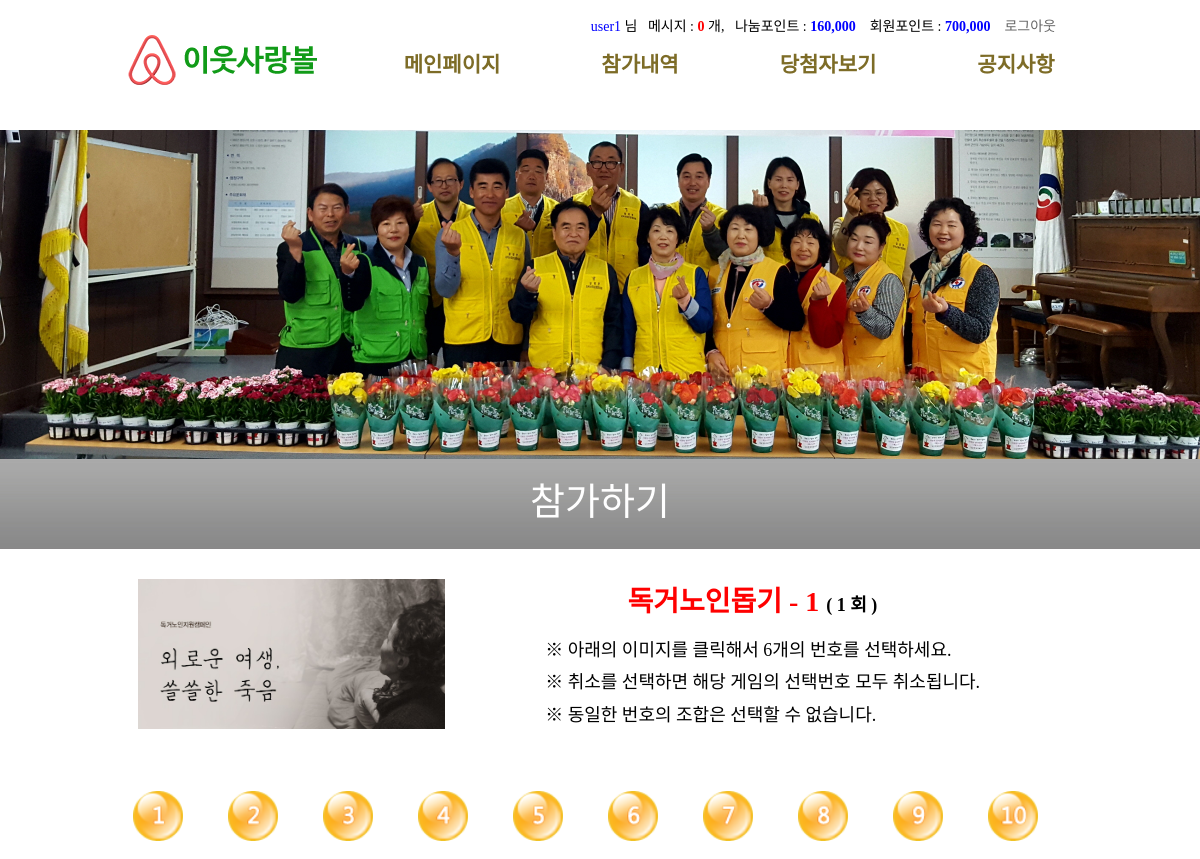
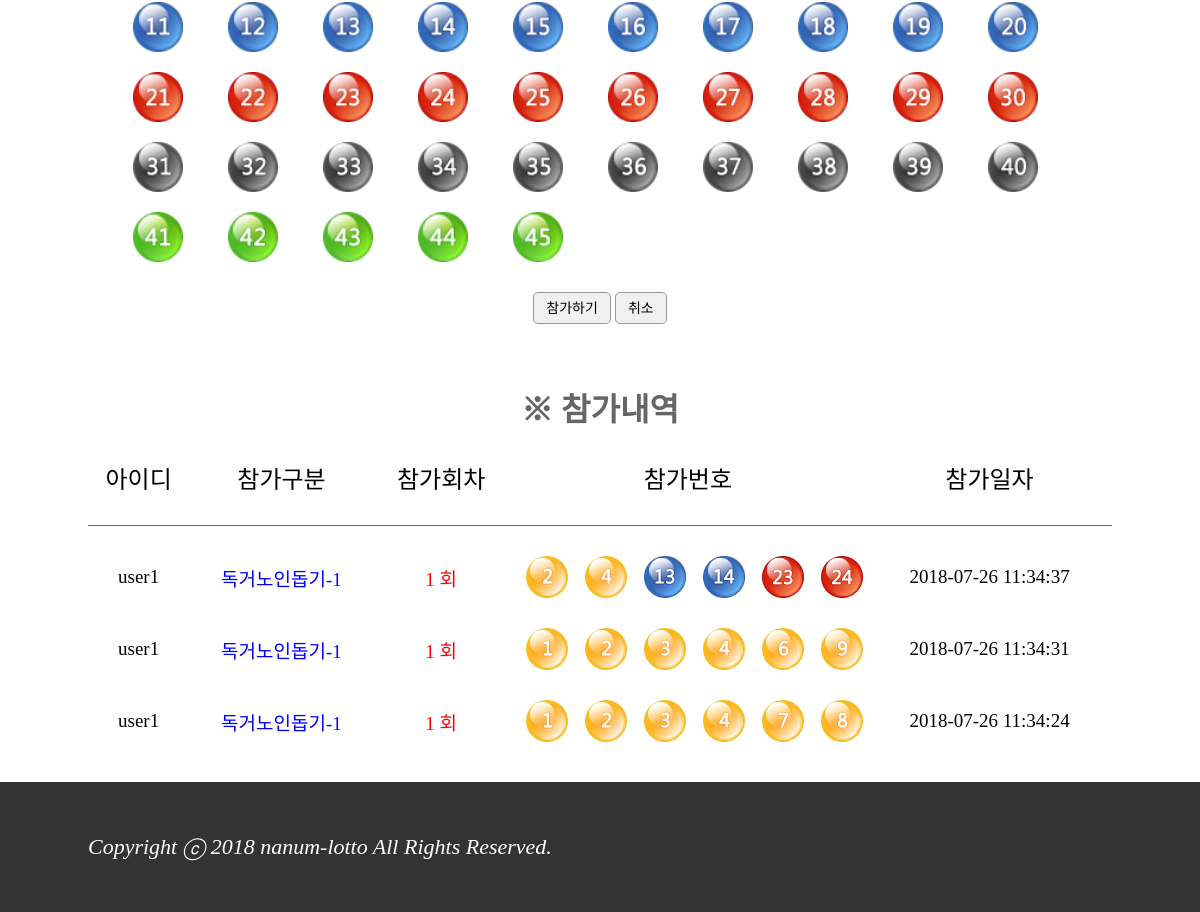
Page /page/lotto.php?idx=3 (signed in) on the committed database (2 pictures, top to bottom).
### tables this page shows
CREATE TABLE `member` (
  `idx` int(11) NOT NULL,
  `id` varchar(200) NOT NULL,
  `name` varchar(200) NOT NULL,
  `pw` varchar(200) NOT NULL,
  `point` int(11) NOT NULL,
  `n_point` int(11) NOT NULL
);

CREATE TABLE `lotto` (
  `idx` int(11) NOT NULL,
  `turn` int(11) NOT NULL,
  `name` varchar(200) NOT NULL,
  `num` int(11) NOT NULL,
  `point` int(11) NOT NULL,
  `total` int(11) NOT NULL,
  `img` varchar(200) NOT NULL
);

CREATE TABLE `bet` (
  `idx` int(11) NOT NULL,
  `id` varchar(200) NOT NULL,
  `turn` int(11) NOT NULL,
  `name` varchar(200) NOT NULL,
  `num` int(11) NOT NULL,
  `result` varchar(200) NOT NULL,
  `point` int(11) NOT NULL,
  `date` datetime NOT NULL
);

### include/lib.php (called while the page is built, shortened)
<?php
	$pdo = new PDO( "mysql:host=127.0.0.1; dbname=lotto", "root", "");
	$pdo->exec("set names utf8");
	$p_turn = $pdo->query("select * from result")->rowCount();
	$turn = $p_turn + 1;
?>

### page/lotto.php (the view, shortened to what this page needs)
<?php include("../include/header.php"); ?>
<?php
    $idx = $_GET['idx'];
    $data = $pdo->query("select * from lotto where idx = '$idx'")->fetch(2);
?>
<section id="content">
	<div id="title1">참가하기</div>
    <div class="wrap mat30 mab40">
        <div id="left_img">
            <img src="/image/<?php echo $data['img'];?>.jpg" alt="/image" >
        </div>
        <div id="room_title">
            <?php echo $data['name']." - ".$data['num'];?> <span class="black ft18"> ( <?php echo $data['turn'];?> 회 )</span>
        </div>
        <div id="desc">
            ※ 아래의 이미지를 클릭해서 6개의 번호를 선택하세요.<br>
            ※ 취소를 선택하면 해당 게임의 선택번호 모두 취소됩니다.<br>
            ※ 동일한 번호의 조합은 선택할 수 없습니다.
        </div>
    </div>
    <div class="wrap mat30">
        <?php
            for($i=1; $i<46; $i++){
        ?>
         <div class="num_box" onclick="chk_num(this)">
            <img src="/image/ball_<?php echo $i;?>.png" alt="ball_img"><span style="display:none"></span>
         </div>
        <?php } ?>
    </div>
    <div class=" ww tc mat30" >
        <button class="n_btn" onClick="bet('<?php echo $idx;?>');">참가하기</button>
        <button class="n_btn" onClick="can();">취소</button>
    </div>
    <div id="list_title">※ 참가내역</div>
	<div class="wrap">
        <table id="m_table" class="ww mat30 mab40">
            <thead>
                <tr>
                    <td>아이디</td>
                    <td>참가구분</td>
                    <td>참가회차</td>
                    <td style="width:35%;">참가번호</td>
                    <td>참가일자</td>
                </tr>
            </thead>
            <tbody>
                <?php
                    $re = $pdo->query("select * from bet where turn = '$turn'
                        and name='{$data['name']}' and num = '{$data['num']}' order by date desc");
                    while($list = $re->fetch(2)){
                ?>
                <tr>
                    <td><?php echo $list['id'];?></td>
                    <td><span class="blue"><?php echo $list['name']."-".$list['num'];?></span></td>
                    <td><span class="red">1 회</span></td>
                    <td style="width:35%;">
                        <div class="t_div ww">
                            <?php
                                $ball_arr = explode(",",$list['result']);
                                for($i=0; $i<count($ball_arr); $i++){
                            ?>
                            <div><img src="/image/ball_<?php echo $ball_arr[$i];?>.png"></div>
                            <?php } ?>
                        </div>
                    </td>
                    <td><?php echo $list['date'];?></td>
                </tr>
                <?php } ?>
            </tbody>
        </table>
    </div>
</section>
<footer>
    <div class="wrap">
    	<i>Copyright ⓒ 2018 nanum-lotto All Rights Reserved.</i>
    </div>
</footer>
</body>
</html>

### include/header.php (shortened to what this page needs)
<?php include("../include/lib.php"); ?>
<!doctype html>
<html>
<head>
<link href="/css/style.css" rel="stylesheet" type="text/css">
</head>
<body>
<header>
	<div class="wrap">
		<div class="fl">
        	<div id="logo">
                <a href="/page/index.php" title="홈">
                    <img src="/image/logo.png" alt="홈">
                </a>
            </div>
        </div>
        <nav>
        	<ul>
                <li><a href="/page/index.php">메인페이지</a></li>
				<li><a href="/page/sub1.php">참가내역</a></li>
				<li><a href="/page/sub2.php">당첨자보기</a></li>
				<li><a href="/page/sub3.php">공지사항</a></li>
            </ul>
        </nav>
        <div id="top">
            <?php
                if(!isset($_SESSION['id'])){
            ?>
                <a href="/page/join.php">회원가입</a> &nbsp;&nbsp;
                <a href="/page/login.php">로그인</a>
            <?php }else if($_SESSION['id'] == "admin"){ ?>
                <span class="blue cu"><?php echo $_SESSION['id'];?></span> 님 &nbsp;
                <a href="/page/admin.php">관리자페이지</a> &nbsp;
                <a href="/page/logout.php">로그아웃</a>
            <?php }else{  ?>
                <?php
                    $data = $pdo->query("select * from member where id = '{$_SESSION['id']}'")->fetch(2);
                    $mes = $pdo->query("select * from message where id = '{$_SESSION['id']}' and view = 'X' ")->rowCount();
                ?>
            	<span class="blue cu"><?php echo $data['id'];?></span> 님 &nbsp;
                메시지 : <span class="fb red cu" onclick="pop()"><?php echo $mes;?></span> 개, &nbsp;
                나눔포인트 : <span class="blue fb"><?php echo number_format($data['n_point']);?> </span> &nbsp;&nbsp;
    			회원포인트 : <span class="blue fb"><?php echo number_format($data['point']);?></span> &nbsp;&nbsp;
                <a href="/page/logout.php">로그아웃</a>
            <?php } ?>
        </div>
	</div>
</header>
<section id="slide">
	<img src="/image/visual.jpg" alt="visual">
</section>

### css/style.css (style rules this page uses)
* { margin:0; padding:0; border:0; font-family:'맑은 고딕'; box-sizing:border-box; }
table { border-collapse:collapse; }
td { text-align:center; }
a { text-decoration:none; color:#666; }
ul,li { list-style:none; float:left; }
button { cursor:pointer; }
.wrap { position:relative; width:1024px; min-height:1px; margin:auto; }
header { width:100%; height:120px; }
nav > ul > li { position:relative; width:188px; font-size:21px; font-weight:600; text-align:center; margin-top:48px; }
nav > ul > li > a { color:#7d6c27; }
#logo { width:230px; height:95px; margin-left:40px; margin-top:35px; }
#top { position:absolute; right:56px; top:15px; font-size:14px; }
#slide { position:relative; width:100%; min-height:1px; }
#slide img { width:100%; height:auto; }
#content { position:relative; width:100%; min-height:200px; }
#m_table thead td { font-size:24px; border-bottom:solid 1px #7d6c27; padding-bottom:30px; }
#m_table tbody td { position:relative; font-size:19px; padding-top:30px; }
.t_div div { position:relative; width:42px; height:42px; float:left; margin-left:17px; }
.t_div div img { width:42px; height:42px; }
footer { width:100%; height:130px; background:#333; position:relative; }
footer .wrap { color:#fff; font-size:22px; line-height:130px; }
#title1 { width:100%; height:90px; margin-top:-5px; padding-top:12px; background:url(../image/title_bg.jpg) repeat-x; font-size:38px; color:#fff; text-align:center; }
#left_img { height:150px; width:30%; float:left; margin-left:50px; overflow:hidden; }
#left_img img { width:100%; height:auto; }
#room_title { float:left; width:60%; text-align:center; color:#f00; font-size:28px; font-weight:bold; }
#desc { float:left; line-height:1.8; font-size:18px; margin-top:15px; margin-left:100px; }
.num_box { position:relative; float:left; margin-left:45px; width:50px; height:50px; margin-top:20px; cursor:pointer; }
.num_box img { width:50px; height:50px; position:absolute; top:0; left:0; }
.n_btn { padding:4px 12px 6px 12px; border-radius:5px; font-size:14px; border:solid 1px #999; background:#f0f0f0; }
#list_title { width:100%; margin-top:60px; text-align:center; font-size:32px; font-weight:bold; color:#666; }
.mat30 { margin-top:30px; }
.mab40 { margin-bottom:40px; }
.fl { float:left; }
.tc { text-align:center; }
.red { color:#f00; }
.blue { color:#00f; }
.black { color:#000; }
.ft18 { font-size:18px; }
.ww { width:100%; }
.cu { cursor:pointer; }
.fb { font-weight:bold; }

### rows in the picture
member: id "user1", n_point "160,000", point "700,000"
lotto: img (picture), name "독거노인돕기", num "1", turn "1"
bet: id "user1", name "독거노인돕기", num "1", date "2018-07-26 11:34:37"
bet: id "user1", name "독거노인돕기", num "1", result "1,2,3,4,6,9" (drawn), date "2018-07-26 11:34:31"
bet: id "user1", name "독거노인돕기", num "1", result "1,2,3,4,7,8" (drawn), date "2018-07-26 11:34:24"

### other values in the picture
$mes "0"
